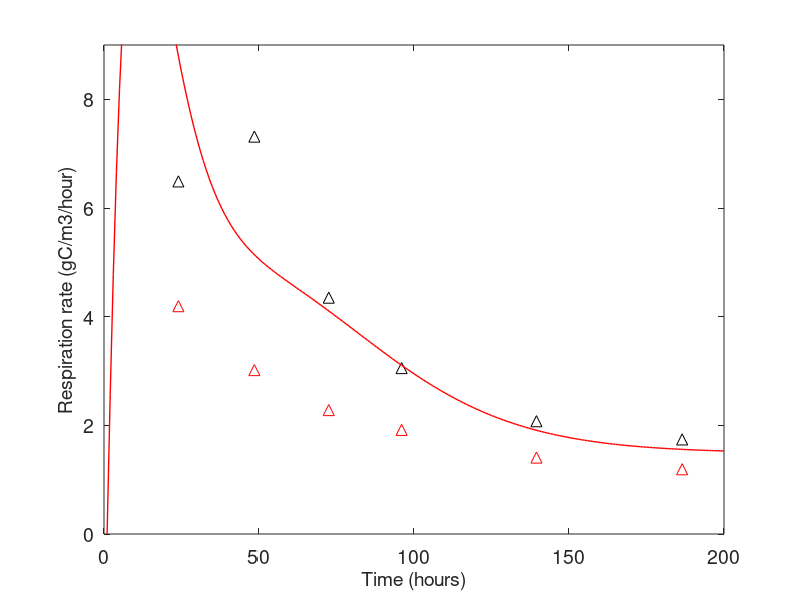

Recreate this plot in MATLAB.
clear;

%% Parameters
k_subC1=0.02/24/12;%Empirical factor of decomposition rate, labile                1/hour
k_subC2=0.004/24/12;%Empirical factor of decomposition rate, recalcitrant                1/hour
f_s=0.1;%Portion for microbe growth                                   unitless
f_e=1-f_s;%Portion for microbe respiration                            unitless
M_B=0.001/24;%Mortality rate of active biomass                        1/hour
M_BD=M_B/10;%Mortality rate of dormant biomass                        1/hour
Psi_sat=-0.02;%Soil water potential at saturation
b=4.9;%Exponent of the water retention curve                          unitless
k_tran1=1;%Transform between active and dormant, fast                 1/hour
k_tran2=1/60;%slow                                                       1/hour
Psi_AD1=Psi_sat*0.25^(-b);%Water potential at 50% of the maximum rate k_AD, fast
Psi_AD2=Psi_sat*0.55^(-b);%slow
Psi_DA1=Psi_AD1;%Water potential at 50% of the maximum rate k_DA, fast
Psi_DA2=Psi_AD2;%slow
n=1;%Empirical factor                                                 unitless
k_CB1=15000;%Carbon usage at 50% of the maximum rate U, fast           gC/m3 water diluted
k_CB2=30000;%Carbon usage at 50% of the maximum rate U, slow           gC/m3 water diluted
k_RsolC=0.0/24;%Empirical factor of respiration rate of soluble organic carbon

%% Inputs
%time_pause=14*24;
%s(1:time_pause)=0.00001;s(time_pause:time_pause+500)=0.7;%soil moisture
s(1:200)=0.66;
%s(201:400)=0.7;
%s=0.01:0.01:0.9;
litterFall=0;%litter fall input                                    gC/m3

%%%%%Aromatic input
%aro=7930;%                                                         ugC/g soil
%aro=2620;%                                                    ugC/g soil
%aro=7530;%                                                    ugC/g soil

%%%%%Aliphatic input
%ali=14050;%                                                        ugC/g soil
%ali=16970;%                                                  ugC/g soil
%ali=3460;%                                                   ugC/g soil

totC(1:length(s)+1)=20000*20/12.8/s(1);%total carbon                    gC/m3 water diluted
%20000 for upper, 14000 for middle, and 9000 for lower
subC1=1/3*totC*0.9;%substrate carbon fast              gC/m3 water diluted
subC2=2/3*totC*0.9;%substrate carbon slow              gC/m3 water diluted
solC1=1/3*totC*0.015;%soluble carbon fast           gC/m3 water diluted
solC2=2/3*totC*0.008;%soluble carbon slow            gC/m3 water diluted
C_B1=totC*0;%starting active biomass, fast                    gC/m3 water diluted
C_B2=totC*0;%starting active biomass, slow                    gC/m3 water diluted
C_BD1=1/3*totC*0.1*s(1);%starting dormant biomass, fast       gC/m3 water
C_BD2=2/3*totC*0.1*s(1);%starting dormant biomass, slow                gC/m3 water

%% Calculations
%k_U1=0.8*(0.7-s);%Number of soluble carbon needed for each microbes per hour, fast
%k_U2=1.2*(s-0.4);%slow

a=3;%Order of inhibition factor
k_U1(1:length(s))=1;%Number of soluble carbon needed for each microbes per hour, fast
k_U2(1:length(s))=4;%slow

D1=zeros(1,length(s));
D2=zeros(1,length(s));
U11=zeros(1,length(s));
U12=zeros(1,length(s));
U21=zeros(1,length(s));
U22=zeros(1,length(s));
R_solC=zeros(1,length(s));
T_resp=zeros(1,length(s));
Psi=zeros(1,length(s));
f_AD1=zeros(1,length(s));
f_DA1=zeros(1,length(s));
f_AD2=zeros(1,length(s));
f_DA2=zeros(1,length(s));
P_AD1=zeros(1,length(s));
P_DA1=zeros(1,length(s));
P_AD2=zeros(1,length(s));
P_DA2=zeros(1,length(s));

for i=1:length(s)
    Psi(i)=Psi_sat*s(i)^(-b);

    f_AD1(i)=-Psi(i)/((-Psi(i))+(-Psi_AD1));
    f_DA1(i)=-Psi_DA1/(20*(-Psi(i))+(-Psi_DA1));
    f_AD2(i)=-Psi(i)/((-Psi(i))+(-Psi_AD2));
    f_DA2(i)=-Psi_DA2/(20*(-Psi(i))+(-Psi_DA2));
    
    P_AD1(i)=k_tran1*f_AD1(i)*C_B1(i);
    P_DA1(i)=k_tran1*f_DA1(i)*C_BD1(i)*(1-(nthroot(s(1)*2-1,a)+1)/2);
    P_AD2(i)=k_tran2*f_AD2(i)*C_B2(i);
    P_DA2(i)=k_tran2*f_DA2(i)*C_BD2(i)*(nthroot(s(1)*2-1,a)+1)/2;
    
    D1(i)=k_subC1*subC1(i);
    D2(i)=k_subC2*subC2(i);

    U11(i)=k_U1(i)*C_B1(i)*solC1(i)^n/(solC1(i)^n+k_CB1^n);
    U12(i)=k_U2(i)*C_B2(i)*solC1(i)^n/(solC1(i)^n+k_CB1^n);

    U21(i)=0*k_U1(i)*C_B1(i)*solC2(i)^n/(solC2(i)^n+k_CB2^n);
    U22(i)=k_U2(i)*C_B2(i)*solC2(i)^n/(solC2(i)^n+k_CB2^n);
    
    R_solC(i)=k_RsolC*solC1(i);
    subC1(i+1)=subC1(i)+litterFall-D1(i);
    subC2(i+1)=subC2(i)+litterFall-D2(i);
    solC1(i+1)=solC1(i)+D1(i)-U11(i)-U12(i)-R_solC(i)+M_BD*C_BD1(i)+M_B*C_B1(i);
    solC2(i+1)=solC2(i)+D2(i)-U21(i)-U22(i)-R_solC(i)+M_BD*C_BD2(i)+M_B*C_B2(i);
    C_B1(i+1)=C_B1(i)+f_s*(U11(i)+U21(i))+P_DA1(i)-P_AD1(i)-M_B*C_B1(i);
    C_B2(i+1)=C_B2(i)+f_s*(U22(i)+U12(i))+P_DA2(i)-P_AD2(i)-M_B*C_B2(i);
    C_BD1(i+1)=C_BD1(i)+P_AD1(i)-P_DA1(i)-M_BD*C_BD1(i);
    C_BD2(i+1)=C_BD2(i)+P_AD2(i)-P_DA2(i)-M_BD*C_BD2(i);
    T_resp(i)=f_e*(U11(i)+U12(i)+U21(i)+U22(i))+R_solC(i);
end

%% Outputs
x_real=[24, 48.5,72.5, 96, 139.5, 186.5];
y_real1=[6.490 7.314 4.350 3.054 2.076 1.741];%gC/m3-soil/hour
y_real2=[4.193 3.017 2.281 1.916 1.407 1.192];%gC/m3-soil/hour
y_real3=[3.017 4.394 2.813 1.661 1.112 1.052];
y_real4=[2.301 1.919 1.507 1.052 0.790 0.743];
y_real5=[1.538 1.149 0.897 0.509 0.378 0.392];
y_real6=[1.726 0.919 0.633 0.342 0.224 0.234];
plot(x_real,y_real1,'k^','MarkerSize',8); hold on;
plot(x_real,y_real2,'r^','MarkerSize',8); hold on;
plot(1:length(s),T_resp*2.7/20*12.8*s(1),'r-','LineWidth',1);
%plot(1:length(s),f_DA1,'k-','LineWidth',3);
%semilogy(s,-Psi);
set(gca,'fontsize',14);
ylim([0 9]);
xlabel('Time (hours)','FontSize',14);
ylabel('Respiration rate (gC/m3/hour)','FontSize',14);
%legend('Incubation for upper soil 66%','model fitting for upper soil 66%','Incubation for upper soil 33%','model fitting for upper soil 33%','NorthEast');
%title({'Reactive model fitting';'for upper soil 33% soil moisture'},'FontSize',22,'FontWeight','bold');